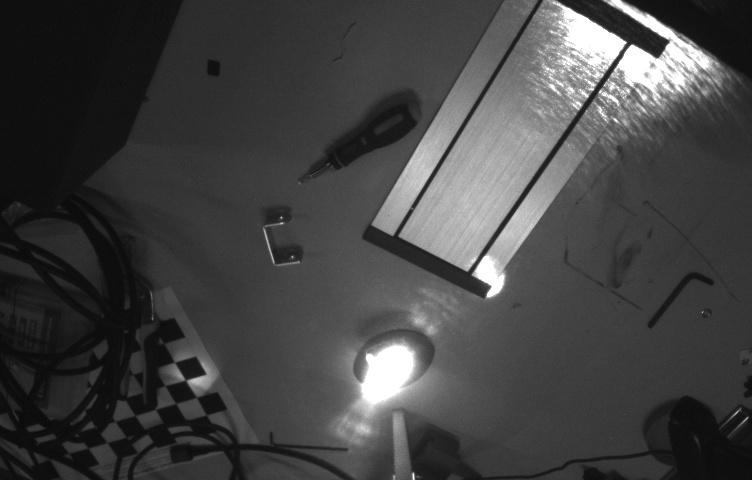
#> input picture dataset/train/images/20260911_144128_bb93_primary_split_r.rf.6c1455bd2d5bc13346284805a6a3ebff.jpg, 752 x 480 px; its folder holds only this picture in this run
$ python dataset_stats.py --dataset-dir ../dataset/train/images
#> lines starting #> are read from the running program, lines starting #| are printed output that depends on the picture
#!/usr/bin/env python3
"""
dataset_stats.py  -- one-command audit of a YOLO-format dataset.

    python dataset_stats.py --dataset-dir ..\\..\\dataset
    (or just double-click / run run_stats.bat)

What it reports (text report + CSV files + PNG charts, all in --out, default dataset_stats_out):
  1. Split sizes: images, labelled images, empty/background images, instances.
  2. Per class: images + instances in train / valid / test, flagged when under-represented.
  3. Per object / per material / per color roll-ups (the three things your score is built from).
  4. Box statistics: size as a share of the image, small-box share, per split.
  5. Image statistics: resolutions, brightness (and optional blur) - shows lighting / focus gaps.
  6. Label problems: missing label files, bad class ids, malformed lines, boxes outside the
     image, zero-size boxes, duplicate boxes, labels without images.
  7. Duplicate and near-duplicate images, and TRAIN<->VALID leakage. Near-identical photos of the
     same object in both splits make validation scores look better than they really are.

It only reads your dataset - nothing is modified. Needs: pillow, numpy, pyyaml (matplotlib optional for charts).
"""

from __future__ import annotations

import argparse
import csv
import hashlib
import re
import sys
from collections import Counter, defaultdict
from pathlib import Path

import numpy as np
import yaml
from PIL import Image

IMAGE_EXTS = {".jpg", ".jpeg", ".png", ".bmp", ".webp"}
SPLITS = ("train", "valid", "test")
OBJECT_RE = re.compile(r"Object\s+(.*?)\s*-\s*Material", re.IGNORECASE)
MATERIAL_RE = re.compile(r"Material\s+([^-]+?)\s*(?:-\s*Color|-\s*Pdfname)", re.IGNORECASE)
COLOR_RE = re.compile(r"Color\s+([^-]+?)\s*-\s*Pdfname", re.IGNORECASE)
# fallback for plain "object - Material X - Color Y" style names
ALT_OBJECT_RE = re.compile(r"^(.*?)\s*-\s*Material", re.IGNORECASE)
ALT_MATERIAL_RE = re.compile(r"Material\s+([^-]+?)\s*(?:-|$)", re.IGNORECASE)
ALT_COLOR_RE = re.compile(r"Color\s+([^-]+?)\s*(?:-|$)", re.IGNORECASE)


def parse_name(name: str) -> dict:
    def pick(*rxs):
        for rx in rxs:
            m = rx.search(name)
            if m and m.group(1).strip():
                return m.group(1).strip().replace("Object ", "", 1) if rx is OBJECT_RE else m.group(1).strip()
        return ""
    return {
        "object": pick(OBJECT_RE, ALT_OBJECT_RE) or name,
        "material": pick(MATERIAL_RE, ALT_MATERIAL_RE) or "(unspecified)",
        "color": pick(COLOR_RE, ALT_COLOR_RE) or "(unspecified)",
    }


def norm(s: str) -> str:
    return " ".join(str(s).lower().split())


def load_names(dataset: Path, explicit: Path | None) -> tuple[list[str], Path]:
    cands = [explicit] if explicit else [dataset / "data.corrected.yaml", dataset / "data.yaml"]
    for p in cands:
        if p and p.exists():
            data = yaml.safe_load(p.read_text(encoding="utf-8"))
            names = data["names"]
            if isinstance(names, dict):
                names = [names[k] for k in sorted(names, key=int)]
            return list(names), p
    raise SystemExit(f"No data.corrected.yaml / data.yaml found in {dataset}")


def find_splits(dataset: Path) -> dict[str, Path]:
    return {s: dataset / s for s in SPLITS if (dataset / s / "images").is_dir()}


def percentiles(a, ps=(5, 25, 50, 75, 95)):
    a = np.asarray(a, float)
    return {p: float(np.percentile(a, p)) for p in ps} if len(a) else {p: float("nan") for p in ps}


# ---------------------------------------------------------------- image hashing
def dhash(img: Image.Image) -> int:
    g = img.convert("L").resize((9, 8), Image.BILINEAR)
    a = np.asarray(g, dtype=np.int16)
    bits = (a[:, 1:] > a[:, :-1]).flatten()
    v = 0
    for b in bits:
        v = (v << 1) | int(b)
    return v


_POP = np.array([bin(i).count("1") for i in range(256)], dtype=np.uint8)


def hamming_matrix(a: np.ndarray, b: np.ndarray) -> np.ndarray:
    """a: (n,) uint64, b: (m,) uint64 -> (n,m) hamming distances."""
    x = np.bitwise_xor(a[:, None], b[None, :])
    out = np.zeros(x.shape, dtype=np.uint16)
    for shift in range(0, 64, 8):
        out += _POP[((x >> np.uint64(shift)) & np.uint64(0xFF)).astype(np.uint8)]
    return out


# ---------------------------------------------------------------- scanning
def scan_split(split: str, root: Path, nc: int, pixel_stats: bool, max_pixel: int, issues: list, rng):
    img_dir, lbl_dir = root / "images", root / "labels"
    images = sorted(p for p in img_dir.iterdir() if p.suffix.lower() in IMAGE_EXTS)
    stems = {p.stem for p in images}
    info = {"images": [], "boxes": []}  # per-image dicts, per-box tuples
    for lf in sorted(lbl_dir.glob("*.txt")) if lbl_dir.is_dir() else []:
        if lf.stem not in stems:
            issues.append((split, lf.name, "label file has no matching image", ""))
    pix_idx = set(rng.choice(len(images), size=min(max_pixel, len(images)), replace=False).tolist()) if pixel_stats and images else set()
    for i, ip in enumerate(images):
        try:
            with Image.open(ip) as im:
                w, h = im.size
                rec = {"split": split, "name": ip.name, "path": str(ip), "w": w, "h": h}
                if i in pix_idx:
                    g = np.asarray(im.convert("L").resize((min(w, 320), min(h, 320))), dtype=np.float32)
                    rec["brightness"] = float(g.mean())
                    rec["contrast"] = float(g.std())
                    gy, gx = np.gradient(g)
                    rec["sharpness"] = float((gx ** 2 + gy ** 2).mean())
                rec["hash"] = dhash(im)
        except Exception as e:
            issues.append((split, ip.name, "unreadable image", str(e)))
            continue
        lp = lbl_dir / f"{ip.stem}.txt"
        rec["n_boxes"] = 0
        rec["classes"] = set()
        if not lp.exists():
            issues.append((split, ip.name, "image has no label file", "treated as background"))
            rec["no_label_file"] = True
        else:
            seen = set()
            for ln, line in enumerate(lp.read_text(errors="ignore").splitlines(), 1):
                parts = line.split()
                if not parts:
                    continue
                if len(parts) != 5:
                    issues.append((split, lp.name, "malformed line", f"line {ln}: {line[:60]}"))
                    continue
                try:
                    c = int(parts[0]); xc, yc, bw, bh = (float(v) for v in parts[1:])
                except ValueError:
                    issues.append((split, lp.name, "non-numeric line", f"line {ln}: {line[:60]}"))
                    continue
                if not 0 <= c < nc:
                    issues.append((split, lp.name, "class id out of range", f"line {ln}: class {c} (nc={nc})"))
                    continue
                if bw <= 0 or bh <= 0:
                    issues.append((split, lp.name, "zero/negative-size box", f"line {ln}"))
                    continue
                if min(xc - bw / 2, yc - bh / 2) < -0.005 or max(xc + bw / 2, yc + bh / 2) > 1.005 or not (0 <= xc <= 1 and 0 <= yc <= 1):
                    issues.append((split, lp.name, "box extends outside image", f"line {ln}: {xc:.3f} {yc:.3f} {bw:.3f} {bh:.3f}"))
                key = (c, round(xc, 4), round(yc, 4), round(bw, 4), round(bh, 4))
                if key in seen:
                    issues.append((split, lp.name, "duplicate box", f"line {ln}"))
                    continue
                seen.add(key)
                rec["n_boxes"] += 1
                rec["classes"].add(c)
                info["boxes"].append((c, bw * w, bh * h, bw, bh, split, ip.name))
        info["images"].append(rec)
    return info


def md5_of(path: str) -> str:
    h = hashlib.md5()
    with open(path, "rb") as f:
        for chunk in iter(lambda: f.read(1 << 20), b""):
            h.update(chunk)
    return h.hexdigest()


# ---------------------------------------------------------------- main
def main():
    ap = argparse.ArgumentParser(description=__doc__, formatter_class=argparse.RawDescriptionHelpFormatter)
    ap.add_argument("--dataset-dir", type=Path, required=True)
    ap.add_argument("--data", type=Path, default=None, help="Explicit data yaml (default: data.corrected.yaml, else data.yaml)")
    ap.add_argument("--out", type=Path, default=Path("dataset_stats_out"))
    ap.add_argument("--min-train-images", type=int, default=30, help="Flag classes with fewer train images than this (default 30)")
    ap.add_argument("--min-valid-images", type=int, default=5, help="Flag classes with fewer valid images than this (default 5)")
    ap.add_argument("--near-dup-distance", type=int, default=6, help="Max hash distance (0-64) counted as a near-duplicate (default 6; lower = stricter)")
    ap.add_argument("--no-pixel-stats", action="store_true", help="Skip brightness/sharpness sampling (faster)")
    ap.add_argument("--pixel-sample", type=int, default=600, help="Images per split sampled for brightness/sharpness")
    ap.add_argument("--no-hash", action="store_true", help="Skip exact/near-duplicate detection")
    ap.add_argument("--no-plots", action="store_true")
    args = ap.parse_args()

    ds = args.dataset_dir.resolve()
    names, yaml_path = load_names(ds, args.data)
    nc = len(names)
    splits = find_splits(ds)
    if "train" not in splits:
        raise SystemExit(f"No train/images folder under {ds}")
    args.out.mkdir(parents=True, exist_ok=True)
    rng = np.random.default_rng(0)
    comps = [parse_name(n) for n in names]

    print(f"Dataset {ds}\nClasses: {nc} (from {yaml_path.name}); splits: {', '.join(splits)}")
    issues: list[tuple] = []
    data = {}
    for s, root in splits.items():
        print(f"Scanning {s} ...")
        data[s] = scan_split(s, root, nc, not args.no_pixel_stats, args.pixel_sample, issues, rng)
#> in scan_split, im is the input picture: PIL image 752x480 RGB; min 7, max 255, mean 67
#> in scan_split, `g = np.asarray(im.convert("L").resize((min(w, 320), min(h, 320))), dty..`:
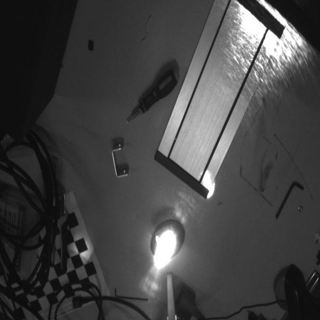
#> g: shape (320, 320) float32; min 10, max 255, mean 66.9
#> in scan_split, `gy, gx = np.gradient(g)`:
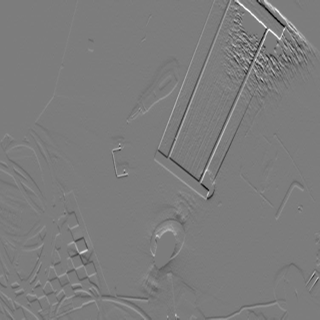
#> gy: shape (320, 320) float32; min -99, max 103.5, mean 0; drawn with min black and max white
#> in scan_split, `gy, gx = np.gradient(g)`:
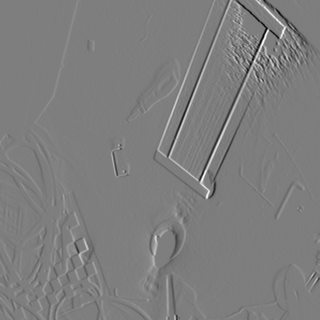
#> gx: shape (320, 320) float32; min -107, max 109, mean 0.1; drawn with min black and max white
#> the loop in dhash, `for b in bits:` made 64 passes
#> (b, v) on passes 3 to 10: (True, 7), (True, 15), (True, 31), (True, 63), (True, 127), (False, 254), (True, 509), (True, 1019)
#> after the loop in dhash, `for b in bits:`: v = 18374397277930320112

    # ---------- per class
    cls_inst = {s: Counter() for s in splits}
    cls_imgs = {s: Counter() for s in splits}
    for s, d in data.items():
        for c, *_ in d["boxes"]:
            cls_inst[s][c] += 1
        for r in d["images"]:
            for c in r["classes"]:
                cls_imgs[s][c] += 1
    class_rows = []
    for c in range(nc):
        row = {"class_id": c, "class": names[c], **{k: comps[c][k] for k in ("object", "material", "color")}}
        for s in splits:
            row[f"{s}_images"] = cls_imgs[s][c]
            row[f"{s}_instances"] = cls_inst[s][c]
        tot = sum(cls_inst[s][c] for s in splits)
        row["total_instances"] = tot
        flags = []
        if cls_imgs["train"][c] == 0:
            flags.append("NO TRAIN IMAGES")
        elif cls_imgs["train"][c] < args.min_train_images:
            flags.append(f"few train images (<{args.min_train_images})")
        if "valid" in splits:
            if cls_imgs["valid"][c] == 0:
                flags.append("NOT IN VALID (can't be scored)")
            elif cls_imgs["valid"][c] < args.min_valid_images:
                flags.append(f"few valid images (<{args.min_valid_images})")
            if cls_imgs["train"][c] and cls_imgs["valid"][c]:
                share = cls_imgs["valid"][c] / (cls_imgs["train"][c] + cls_imgs["valid"][c])
                if share < 0.08 or share > 0.35:
                    flags.append(f"odd valid share {share:.0%}")
        row["flags"] = "; ".join(flags)
        class_rows.append(row)

    def rollup(key):
        agg = defaultdict(lambda: defaultdict(int))
        members = defaultdict(set)
        for r in class_rows:
            for s in splits:
                agg[r[key]][f"{s}_images"] += r[f"{s}_images"]
                agg[r[key]][f"{s}_instances"] += r[f"{s}_instances"]
            members[r[key]].add(r["class_id"])
        rows = [{key: k, "classes": len(members[k]), **dict(v)} for k, v in agg.items()]
        return sorted(rows, key=lambda r: r.get("train_instances", 0))

    obj_rows, mat_rows, col_rows = rollup("object"), rollup("material"), rollup("color")

    # ---------- boxes
    all_boxes = [b for d in data.values() for b in d["boxes"]]
    bw_px = np.array([b[1] for b in all_boxes]); bh_px = np.array([b[2] for b in all_boxes])
    bw_rel = np.array([b[3] for b in all_boxes]); bh_rel = np.array([b[4] for b in all_boxes])
    area_rel = bw_rel * bh_rel
    small = float(np.mean(np.sqrt(bw_px * bh_px) < 32)) if len(all_boxes) else float("nan")
    tiny_rel = float(np.mean(np.sqrt(area_rel) < 0.05)) if len(all_boxes) else float("nan")

    # ---------- images
    all_imgs = [r for d in data.values() for r in d["images"]]
    res = Counter((r["w"], r["h"]) for r in all_imgs)

    # ---------- duplicates / leakage
    dup_rows, leak_rows = [], []
    exact_groups = []
    leak_summary = {}
    if not args.no_hash and all_imgs:
        print("Looking for duplicate / near-duplicate images ...")
        by_md5 = defaultdict(list)
        for r in all_imgs:
            by_md5[md5_of(r["path"])].append(r)
        for grp in by_md5.values():
            if len(grp) > 1:
                exact_groups.append(grp)
                dup_rows.append({"kind": "exact", "files": " | ".join(f"{g['split']}/{g['name']}" for g in grp)})
        hashes = {s: np.array([r["hash"] for r in d["images"]], dtype=np.uint64) for s, d in data.items() if d["images"]}
        for other in [s for s in splits if s != "train"]:
            if other not in hashes or "train" not in hashes:
                continue
            dist = hamming_matrix(hashes[other], hashes["train"])
            nearest = dist.min(axis=1)
            idx = dist.argmin(axis=1)
            near = nearest <= args.near_dup_distance
            leak_summary[other] = (int(near.sum()), len(nearest), int((nearest == 0).sum()))
            for i in np.where(near)[0]:
                a, b = data[other]["images"][i], data["train"]["images"][idx[i]]
                leak_rows.append({"split": other, "image": a["name"], "closest_train_image": b["name"], "hash_distance": int(nearest[i])})
        # near-duplicates inside train
        if "train" in hashes and len(hashes["train"]) > 1:
            n = len(hashes["train"])
            step = 2000
            same = 0
            for i0 in range(0, n, step):
                dm = hamming_matrix(hashes["train"][i0:i0 + step], hashes["train"])
                for k in range(dm.shape[0]):
                    dm[k, i0 + k] = 99
                same += int((dm.min(axis=1) <= args.near_dup_distance).sum())
            leak_summary["train (within)"] = (same, n, 0)

    # ---------- write CSVs
    def write_csv(name, rows):
        if not rows:
            return
        with open(args.out / name, "w", newline="", encoding="utf-8") as f:
            w = csv.DictWriter(f, fieldnames=list(rows[0].keys()))
            w.writeheader(); w.writerows(rows)
    write_csv("per_class.csv", class_rows)
    write_csv("per_object.csv", obj_rows)
    write_csv("per_material.csv", mat_rows)
    write_csv("per_color.csv", col_rows)
    write_csv("label_issues.csv", [dict(split=a, file=b, problem=c, detail=d) for a, b, c, d in issues])
    write_csv("duplicates_exact.csv", dup_rows)
    write_csv("train_valid_near_duplicates.csv", leak_rows)

    # ---------- text report
    L = []
    P = L.append
    P("=" * 78); P("DATASET STATISTICS"); P("=" * 78)
    P(f"dataset: {ds}"); P(f"classes: {nc}   (names from {yaml_path.name})"); P("")
    P("SPLITS")
    P(f"  {'split':<8}{'images':>8}{'with boxes':>12}{'background':>12}{'instances':>11}{'inst/img':>10}")
    for s, d in data.items():
        n = len(d["images"]); wb = sum(1 for r in d["images"] if r["n_boxes"])
        P(f"  {s:<8}{n:>8}{wb:>12}{n - wb:>12}{len(d['boxes']):>11}{(len(d['boxes']) / max(n, 1)):>10.2f}")
    tot_imgs = sum(len(d["images"]) for d in data.values())
    if "valid" in data and tot_imgs:
        P(f"  valid share of all images: {len(data['valid']['images']) / tot_imgs:.1%}")
    P("")

    inst = np.array([r["train_instances"] for r in class_rows])
    P("CLASS BALANCE (train instances)")
    if inst.size:
        nz = inst[inst > 0]
        P(f"  min {inst.min()}   median {int(np.median(inst))}   max {inst.max()}   "
          f"imbalance (max/min of non-empty) {inst.max() / max(nz.min(), 1) if nz.size else float('nan'):.1f}x")
    flagged = [r for r in class_rows if r["flags"]]
    P(f"  classes with a warning: {len(flagged)} of {nc}"); P("")

    def table(rows, key, title):
        P(title)
        P(f"  {key:<34}{'classes':>8}" + "".join(f"{s + ' img':>11}{s + ' inst':>11}" for s in splits))
        for r in rows:
            P(f"  {str(r[key])[:33]:<34}{r['classes']:>8}" + "".join(f"{r.get(f'{s}_images', 0):>11}{r.get(f'{s}_instances', 0):>11}" for s in splits))
        P("")
    table(obj_rows, "object", "PER OBJECT (fewest train instances first)")
    table(mat_rows, "material", "PER MATERIAL")
    table(col_rows, "color", "PER COLOR")

    P("CLASSES THAT NEED ATTENTION (fewest train images first)")
    P(f"  {'class':<58}{'train img':>10}{'valid img':>10}  warning")
    for r in sorted(flagged, key=lambda r: (r["train_images"], r["valid_images"] if "valid_images" in r else 0))[:40]:
        P(f"  {r['class'][:57]:<58}{r['train_images']:>10}{r.get('valid_images', 0):>10}  {r['flags']}")
    if len(flagged) > 40:
        P(f"  ... {len(flagged) - 40} more in per_class.csv")
    P("")

    P("BOXES")
    if all_boxes:
        rel_w, rel_h = percentiles(bw_rel * 100), percentiles(bh_rel * 100)
        P(f"  total boxes {len(all_boxes)}")
        P("  width  as % of image (p5/p25/p50/p75/p95): " + " / ".join(f"{rel_w[p]:.1f}" for p in rel_w))
        P("  height as % of image (p5/p25/p50/p75/p95): " + " / ".join(f"{rel_h[p]:.1f}" for p in rel_h))
        P(f"  boxes under 32 px (on the original image): {small:.1%}   covering under 5% of image side: {tiny_rel:.1%}")
        P("  (many tiny boxes => use a larger --imgsz / RF-DETR resolution, otherwise they get shrunk away)")
    P("")

    P("IMAGES")
    P(f"  total {len(all_imgs)}; distinct sizes {len(res)}")
    for (w, h), n in res.most_common(6):
        P(f"    {w}x{h}: {n}")
    for key, label in (("brightness", "brightness (0-255)"), ("contrast", "contrast (std)"), ("sharpness", "sharpness (higher = crisper)")):
        by = {s: [r[key] for r in d["images"] if key in r] for s, d in data.items()}
        if any(by.values()):
            P(f"  {label}: " + "   ".join(f"{s} p5/p50/p95 = " + "/".join(f"{v:.0f}" for v in percentiles(x, (5, 50, 95)).values()) for s, x in by.items() if x))
    P("")

    P("LABEL PROBLEMS")
    cnt = Counter(i[2] for i in issues)
    if not cnt:
        P("  none found")
    for k, v in cnt.most_common():
        P(f"  {v:>6}  {k}")
    P("  (every one is listed in label_issues.csv)"); P("")

    P("DUPLICATES AND TRAIN/VALID LEAKAGE")
    if args.no_hash:
        P("  skipped (--no-hash)")
    else:
        P(f"  exact duplicate groups: {len(exact_groups)}")
        for s, (n_near, n_tot, n_same) in leak_summary.items():
            what = "have a near-duplicate in train" if s != "train (within)" else "have a near-duplicate elsewhere in train"
            P(f"  {s}: {n_near} of {n_tot} images ({n_near / max(n_tot, 1):.0%}) {what}"
              + (f"  [{n_same} identical-looking]" if s != "train (within)" else ""))
        if any(s in leak_summary for s in ("valid", "test")):
            worst = max((v[0] / max(v[1], 1) for k, v in leak_summary.items() if k != "train (within)"), default=0)
            if worst > 0.25:
                P("  !! A large share of validation images look almost the same as training images, so validation scores")
                P("     are probably higher than the model will score on genuinely new photos. See train_valid_near_duplicates.csv.")
                P("     Fix: split by object/capture session rather than by random image (resplit_dataset.py has object-disjoint modes).")
        P(f"  (near-duplicate = image fingerprint distance <= {args.near_dup_distance} of 64; a rotating/shuffled shoot of one object trips this)")
    P("")
    report = "\n".join(L)
    (args.out / "dataset_stats_report.txt").write_text(report, encoding="utf-8")
    print("\n" + report)

    # ---------- charts
    if not args.no_plots:
        try:
            import matplotlib
            matplotlib.use("Agg")
            import matplotlib.pyplot as plt
            order = sorted(range(nc), key=lambda c: class_rows[c]["train_images"])
            fig, ax = plt.subplots(figsize=(10, max(4, nc * 0.2)))
            y = np.arange(nc)
            ax.barh(y - 0.2, [class_rows[c]["train_images"] for c in order], 0.4, label="train")
            if "valid" in splits:
                ax.barh(y + 0.2, [class_rows[c]["valid_images"] for c in order], 0.4, label="valid")
            ax.set_yticks(y); ax.set_yticklabels([names[c][:50] for c in order], fontsize=6)
            ax.set_xlabel("images containing the class"); ax.legend(); ax.set_title("Images per class")
            fig.tight_layout(); fig.savefig(args.out / "images_per_class.png", dpi=130); plt.close(fig)
#> after `fig.tight_layout()`:
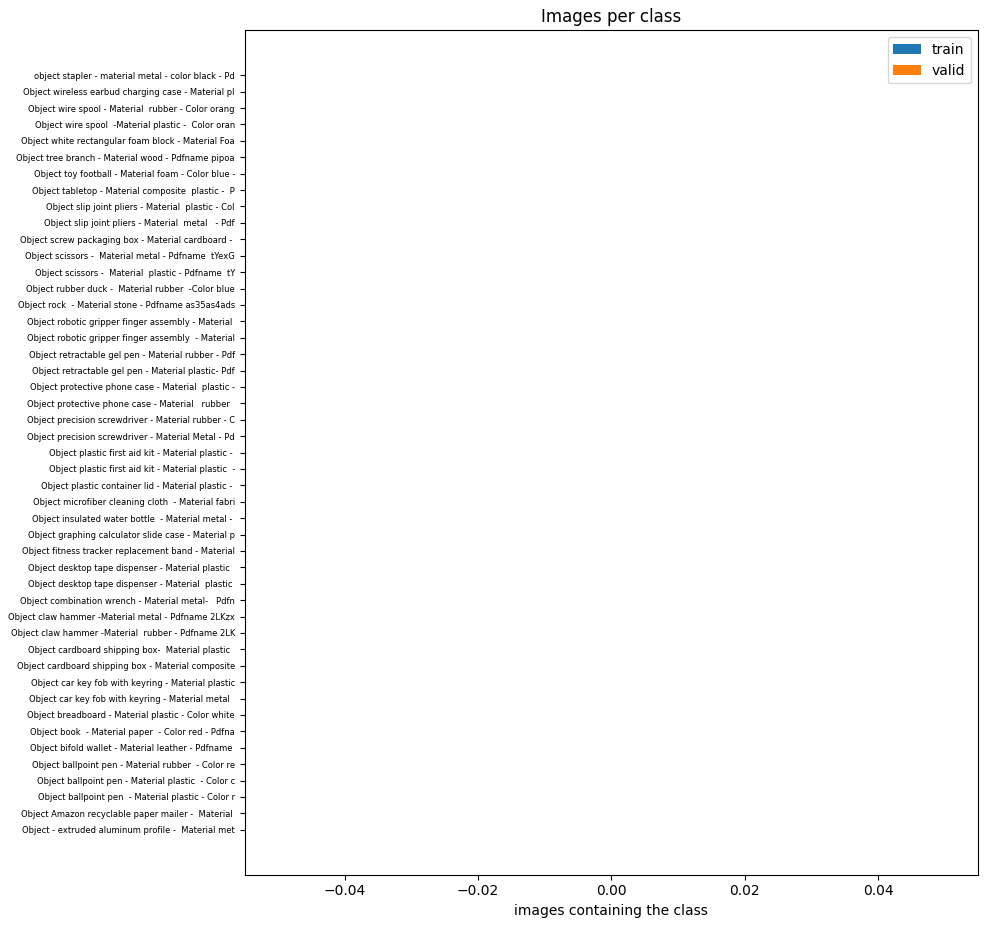
#> figure drawn by matplotlib, 1 panel
            for rows, key in ((obj_rows, "object"), (mat_rows, "material"), (col_rows, "color")):
                fig, ax = plt.subplots(figsize=(8, max(3, len(rows) * 0.3)))
                ax.barh([str(r[key])[:30] for r in rows], [r["train_instances"] for r in rows])
                ax.set_title(f"Train instances per {key}"); fig.tight_layout()
                fig.savefig(args.out / f"instances_per_{key}.png", dpi=130); plt.close(fig)
#> (the rest of the program and of its run is left out)
